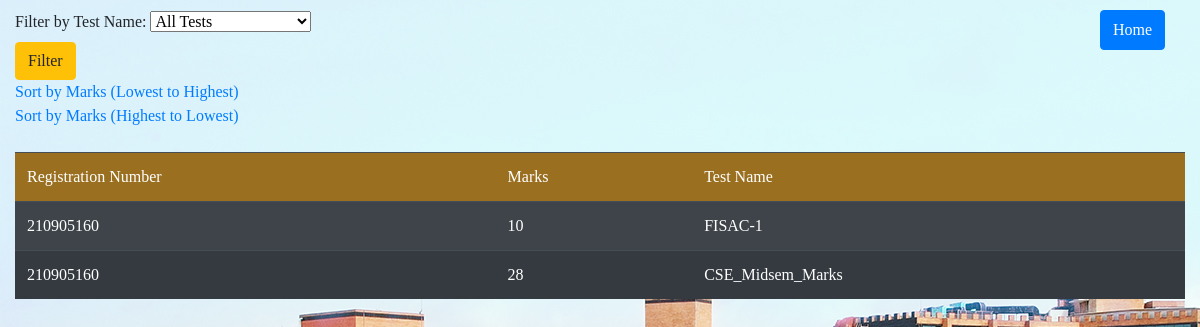
The app's page /studentmarks_result/DS/ (signed in), older data.
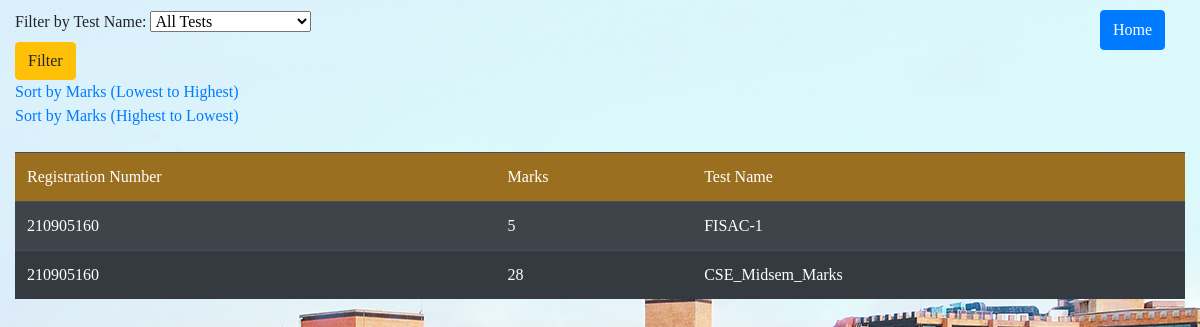
The same page, newer data.
### webapp/models.py (models this page shows)
class Marks(models.Model):
    test_name = models.CharField(max_length=100)
    student_regno = models.ForeignKey(User, to_field='username', on_delete=models.CASCADE, limit_choices_to={'user': 'student'})
    subject = models.CharField(max_length=100)
    marks = models.PositiveIntegerField(default = 0)
    date = models.DateField()

class User(models.Model):
    CHOICES = (('student','student'),('teacher','teacher'))
    username = models.IntegerField(primary_key = True)
    password = models.CharField(max_length = 100)
    user = models.CharField(max_length = 100,choices=CHOICES)

### webapp/views.py (the view)
# urls.py: path('studentmarks_result/<str:subject>/',views.studentmarksResult,name='studentmarksResult'),
def studentmarksResult(request,subject):
    test_name = request.GET.get('test_name')
    sort_order = request.GET.get('sort')
    marks_query = Marks.objects.all()
    student_regno = request.session.get('username')
    marks_query = marks_query.filter(subject=subject,student_regno=student_regno)
    if test_name:
        marks_query = marks_query.filter(test_name=test_name)
    else:
        if sort_order == 'asc':
            marks_query = marks_query.order_by('marks')
        elif sort_order == 'desc':
            marks_query = marks_query.order_by('-marks')
    unique_tests = Marks.objects.values('test_name').annotate(count=Count('test_name'))
    context =  {}
    context['unique_tests'] = unique_tests
    context['marks'] = marks_query
    context['subject'] = subject
    return render(request,'studentmarks_result.html',context)

### webapp/templates/webapp/studentmarks_result.html (shortened to what this page needs)
<!DOCTYPE html>
<html lang="en" xmlns="http://www.w3.org/1999/xhtml">
<head>
    <link rel="stylesheet" href="https://cdn.jsdelivr.net/npm/bootstrap@4.4.1/dist/css/bootstrap.min.css">
    <link href="https://cdn.jsdelivr.net/npm/bootstrap-icons/font/bootstrap-icons.css" rel="stylesheet">
</head>
{% load static %}
<body style="background-image:url({% static 'manipal.jpg' %});font-family:Georgia">
    <div class="container-fluid">
        <div class="d-flex" style="padding-top:10px">
            <form action="/studentmarks_result/{{ subject }}/" method="GET" class="mr-2">
                <label for="test_name">Filter by Test Name:</label>
                <select name="test_name" id="test_name">
                    <option value="">All Tests</option>
                </select><br />
                <input type="submit" value="Filter" class="btn btn-warning"><br />
            </form>
            <button type="submit" class="btn btn-primary" style="height:40px;position:absolute;top:10px;left:1100px"><a href="/index/" style="color:white">Home</a></button>
        </div>
            <a href="/studentmarks_result/{{ subject }}/?sort=asc">Sort by Marks (Lowest to Highest)</a><br />
            <a href="/studentmarks_result/{{ subject }}/?sort=desc">Sort by Marks (Highest to Lowest)</a>
        </div>
        <div class="container-fluid">
            <table class="table table-dark table-striped table-hover mt-4">
                <thead style="background-color: rgba(255, 165, 0, 0.5); border-radius: 20px;">
                <td>Registration Number</td>
                <td>Marks</td>
                <td>Test Name</td>
                </thead>
                {% for mark in marks %}
                <tr>
                    <td>{{ mark.student_regno.username }}</td>
                    <td>{{ mark.marks }}</td>
                    <td>{{ mark.test_name }}</td>
                </tr>
                {% endfor %}
            </table>
        </div>
</body>
</html>

Row changes from the older to the newer data that the page shows:
changed Marks "FISAC-1": marks "10" → "5"
